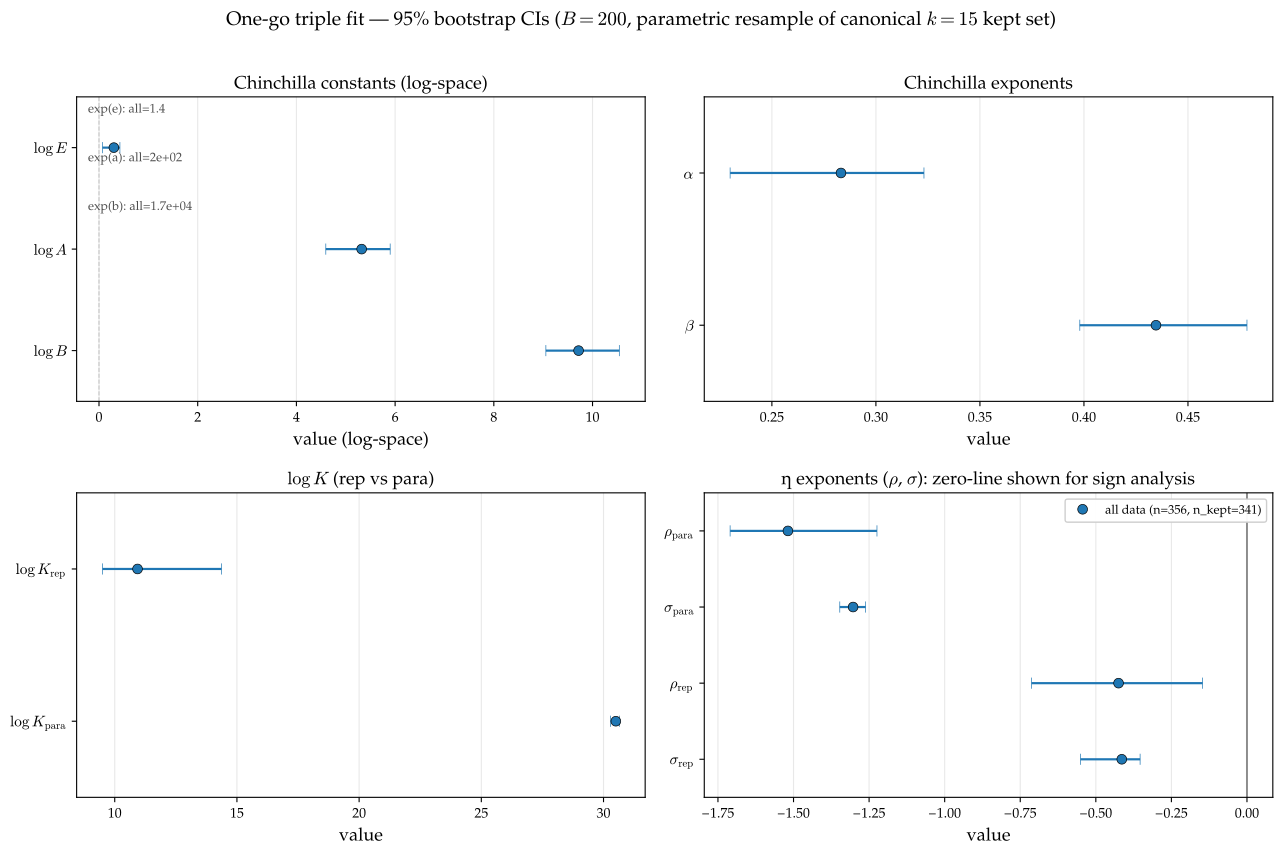

Reproduce this figure in Python.
"""
Forest plot of the bootstrap 95% CIs for the one-go triple-fit parameters.

Reads:
  _onego_json/bootstrap_{all,drop14m}_B200_seed42.json

Two output modes (controlled by --layout):
  4panel : grouped 4-panel figure comparing all-data vs drop14m
  rows   : single-column figure with 11 row-subplots for ONE variant

Examples:
  python bootstrap_forest.py --layout 4panel --out bootstrap_forest.pdf
  python bootstrap_forest.py --layout rows --variant drop14m \\
      --out bootstrap_forest_drop14m.pdf
"""

import argparse
import glob
import json
import os

import matplotlib.pyplot as plt
import numpy as np
from matplotlib import font_manager
from matplotlib.gridspec import GridSpec
from matplotlib.lines import Line2D

SCRIPT_DIR = os.path.dirname(os.path.abspath(__file__))

# Palatino styling
for _f in glob.glob("/usr/share/fonts/urw-base35/P052-*.otf"):
    font_manager.fontManager.addfont(_f)
plt.rcParams.update({
    "font.family":      "serif",
    "font.serif":       ["P052", "Palatino", "TeX Gyre Pagella", "serif"],
    "mathtext.fontset": "cm",
    "font.size":        12,
    "axes.titlesize":   13,
    "axes.labelsize":   13,
    "xtick.labelsize":  10,
    "ytick.labelsize":  11,
    "legend.fontsize":  10,
    "figure.titlesize": 14,
})

VARIANTS = ["all", "drop14m"]
COLOR = {"all": "#1f77b4", "drop14m": "#d62728"}
LABEL = {"all": "all data (n=356, n_kept=341)",
         "drop14m": "drop 14M non-para"}

PARAMS_ROWS = [
    # (json_key, latex_label, exp_format)
    ("e",           r"$\log E$",                "exp"),
    ("a",           r"$\log A$",                "exp"),
    ("b",           r"$\log B$",                "exp"),
    ("alpha",       r"$\alpha$",                None),
    ("beta",        r"$\beta$",                 None),
    ("log_K_rep",   r"$\log K_{\mathrm{rep}}$", None),
    ("rho_rep",     r"$\rho_{\mathrm{rep}}$",   None),
    ("sigma_rep",   r"$\sigma_{\mathrm{rep}}$", None),
    ("log_K_para",  r"$\log K_{\mathrm{para}}$",None),
    ("rho_para",    r"$\rho_{\mathrm{para}}$",  None),
    ("sigma_para",  r"$\sigma_{\mathrm{para}}$",None),
]
GROUP_OF = {
    "e": "Chinchilla", "a": "Chinchilla", "b": "Chinchilla",
    "alpha": "Chinchilla", "beta": "Chinchilla",
    "log_K_rep": "eta_rep", "rho_rep": "eta_rep", "sigma_rep": "eta_rep",
    "log_K_para": "eta_para", "rho_para": "eta_para",
    "sigma_para": "eta_para",
}
GROUP_COLORS = {
    "Chinchilla":  "#1f77b4",
    "eta_rep":     "#2ca02c",
    "eta_para":    "#d62728",
}


def load(variant):
    p = os.path.join(SCRIPT_DIR, "_onego_json",
                      f"bootstrap_{variant}_B200_seed42.json")
    with open(p) as f:
        return json.load(f)


def forest_row(ax, y, summary, color, param, offset=0.0):
    s = summary[param]
    med, lo, hi = s["median"], s["ci_2_5"], s["ci_97_5"]
    ax.errorbar([med], [y + offset],
                xerr=[[med - lo], [hi - med]],
                fmt="o", color=color, ecolor=color, capsize=4, lw=1.6,
                markersize=7, markeredgecolor="k", markeredgewidth=0.5)


def plot_4panel(out):
    # Only the "all" variant exists at n=356 right now (drop14m wasn't redone
    # with updated data); render just that one in the 4-panel layout.
    runs = {}
    for v in VARIANTS:
        try:
            runs[v] = load(v)
        except FileNotFoundError:
            continue
    fig, axes = plt.subplots(2, 2, figsize=(13, 8.5))
    (ax_chi_const, ax_chi_exp), (ax_logK, ax_eta) = axes
    delta = 0.18

    panels = [
        (ax_chi_const, [("e", r"$\log E$"), ("a", r"$\log A$"),
                         ("b", r"$\log B$")],
          "Chinchilla constants (log-space)", True),
        (ax_chi_exp, [("alpha", r"$\alpha$"), ("beta", r"$\beta$")],
          r"Chinchilla exponents", False),
        (ax_logK, [("log_K_rep", r"$\log K_{\mathrm{rep}}$"),
                     ("log_K_para", r"$\log K_{\mathrm{para}}$")],
          r"$\log K$ (rep vs para)", False),
        (ax_eta, [("rho_para", r"$\rho_{\mathrm{para}}$"),
                    ("sigma_para", r"$\sigma_{\mathrm{para}}$"),
                    ("rho_rep", r"$\rho_{\mathrm{rep}}$"),
                    ("sigma_rep", r"$\sigma_{\mathrm{rep}}$")],
          r"η exponents ($\rho$, $\sigma$): zero-line shown for sign analysis",
          False),
    ]
    available = list(runs.keys())
    for ax, params, title, has_e_anno in panels:
        for i, (p, _) in enumerate(params):
            for j, v in enumerate(available):
                # Center the offsets when only one variant is present
                if len(available) == 1:
                    off = 0.0
                else:
                    off = delta * (j - 0.5) * 2
                forest_row(ax, len(params) - i - 1, runs[v]["summary"],
                            COLOR[v], p, offset=off)
        ax.set_yticks(range(len(params)))
        ax.set_yticklabels([lbl for _, lbl in params[::-1]])
        ax.set_xlabel("value" if not has_e_anno else "value (log-space)")
        ax.set_title(title)
        ax.grid(axis="x", alpha=0.3)
        ax.set_ylim(-0.5, len(params) - 0.5)

    ax_chi_const.axvline(0, color="0.6", linestyle="--", linewidth=0.8,
                          alpha=0.5)
    ax_eta.axvline(0, color="0.4", linestyle="-", linewidth=1.4, alpha=0.8,
                    zorder=0)

    # Exp annotations on Chinchilla constants panel
    for i, p in enumerate(["e", "a", "b"]):
        annotations = []
        for v in available:
            med = runs[v]["summary"][p]["median"]
            annotations.append(f"{v}={np.exp(med):.2g}")
        ax_chi_const.text(
            0.02, 0.98 - i * 0.16,
            f"exp({p}): " + ", ".join(annotations),
            transform=ax_chi_const.transAxes, fontsize=9,
            verticalalignment="top", color="0.3", fontfamily="serif")

    handles = [Line2D([0], [0], marker="o", linestyle="", color=COLOR[v],
                       markersize=7, markeredgecolor="k",
                       markeredgewidth=0.5, label=LABEL[v]) for v in available]
    ax_eta.legend(handles=handles, loc="upper right", fontsize=9,
                   framealpha=0.95)
    fig.suptitle(
        r"One-go triple fit — 95% bootstrap CIs ($B=200$, parametric "
        r"resample of canonical $k=15$ kept set)",
        fontsize=14, y=1.005)
    fig.tight_layout()
    fig.savefig(out, bbox_inches="tight")
    plt.close(fig)
    print(f"Saved {out}")


def plot_rows(variant, out):
    d = load(variant)
    summary = d["summary"]
    n_kept = d["n_kept"]; n_full = d["n_full"]; B = d["B_succeeded"]

    n = len(PARAMS_ROWS)
    fig = plt.figure(figsize=(9.5, 0.9 * n + 1.2))
    gs = GridSpec(n, 1, figure=fig,
                   left=0.18, right=0.78, top=0.93, bottom=0.07,
                   hspace=0.45)
    for i, (key, label, fmt) in enumerate(PARAMS_ROWS):
        s = summary[key]
        med, lo, hi = s["median"], s["ci_2_5"], s["ci_97_5"]
        c = GROUP_COLORS[GROUP_OF[key]]
        ax = fig.add_subplot(gs[i, 0])
        ci_w = max(hi - lo, 1e-3)
        x_pad = 0.30 * ci_w
        x_lo = lo - x_pad
        x_hi = hi + x_pad
        ax.errorbar([med], [0], xerr=[[med - lo], [hi - med]],
                    fmt="o", color=c, ecolor=c, capsize=5, lw=2.2,
                    markersize=9, markeredgecolor="k",
                    markeredgewidth=0.6, zorder=5)
        if key in ("rho_rep", "sigma_rep", "rho_para", "sigma_para"):
            if x_lo <= 0 <= x_hi or abs(x_lo) < 2 * ci_w:
                x_lo = min(x_lo, -0.05 * (abs(x_hi) + 0.1))
                x_hi = max(x_hi, 0.05)
            ax.axvline(0, color="0.4", linestyle="-", linewidth=1.3,
                        alpha=0.8, zorder=1)
        ax.set_xlim(x_lo, x_hi)
        ax.set_yticks([0])
        ax.set_yticklabels([label], fontsize=13)
        ax.set_ylim(-0.6, 0.6)
        ax.grid(axis="x", alpha=0.3, zorder=0)
        for sp in ("top", "right", "left"):
            ax.spines[sp].set_visible(False)
        ax.tick_params(axis="y", which="both", length=0)
        extra = ""
        if fmt == "exp":
            extra = f"  (exp = {np.exp(med):.3g})"
        ax.text(1.02, 0.5, f"{med:+.3f}  [{lo:+.3f}, {hi:+.3f}]{extra}",
                transform=ax.transAxes, fontsize=10.5,
                verticalalignment="center", horizontalalignment="left",
                color="0.2", fontfamily="monospace")

    fig.suptitle(
        r"One-go triple fit — 95% bootstrap CIs "
        rf"({variant}, $B={B}$, $n_{{\mathrm{{kept}}}}={n_kept}$ / {n_full})",
        fontsize=13.5, y=0.985)
    fig.savefig(out, bbox_inches="tight")
    plt.close(fig)
    print(f"Saved {out}")


def plot_xval_cuts(out):
    """Forest plot showing σ_para and ρ_para across all xval cutoffs +
    the full-data anchor.  One panel each, two rows (σ_para, ρ_para).
    """
    cuts = [
        ("full (n=356)",   "_onego_json/bootstrap_all_B200_seed42.json"),
        ("xval cut30 anc", "_xval_json/bootstrap_xval_cut30_anchored_B200_seed42.json"),
        ("xval cut30",     "_xval_json/bootstrap_xval_cut30_B200_seed42.json"),
        ("xval cut60",     "_xval_json/bootstrap_xval_cut60_B200_seed42.json"),
        ("xval cut100",    "_xval_json/bootstrap_xval_cut100_B200_seed42.json"),
        ("xval cut190",    "_xval_json/bootstrap_xval_cut190_B200_seed42.json"),
    ]
    rows = []
    for lab, p in cuts:
        path = os.path.join(SCRIPT_DIR, p)
        if not os.path.exists(path):
            continue
        with open(path) as f:
            rows.append((lab, json.load(f)))

    fig, axes = plt.subplots(2, 1, figsize=(9.5, 6.5), sharey=True)
    PARAMS = [("sigma_para", r"$\sigma_{\mathrm{para}}$"),
                ("rho_para",  r"$\rho_{\mathrm{para}}$")]
    y_labels = [r[0] for r in rows][::-1]
    for ax, (key, label) in zip(axes, PARAMS):
        for i, (lab, d) in enumerate(rows):
            y = len(rows) - 1 - i
            s = d["summary"][key]
            ax.errorbar([s["median"]], [y],
                        xerr=[[s["median"] - s["ci_2_5"]],
                              [s["ci_97_5"] - s["median"]]],
                        fmt="o", color="#1f77b4", ecolor="#1f77b4",
                        capsize=5, lw=2, markersize=8,
                        markeredgecolor="k", markeredgewidth=0.5)
        ax.axvline(0, color="0.4", linestyle="-", linewidth=1.3,
                    alpha=0.8, zorder=0)
        ax.set_yticks(range(len(rows)))
        ax.set_yticklabels(y_labels)
        ax.set_xlabel("value")
        ax.set_title(f"{label} — median + 95% CI across xval cutoffs")
        ax.grid(axis="x", alpha=0.3)
        ax.set_ylim(-0.5, len(rows) - 0.5)
        # Annotate
        for i, (lab, d) in enumerate(rows):
            y = len(rows) - 1 - i
            s = d["summary"][key]
            ax.text(1.02, y, f"{s['median']:+.3f}  [{s['ci_2_5']:+.3f}, {s['ci_97_5']:+.3f}]",
                    transform=ax.get_yaxis_transform(),
                    fontsize=9.5, va="center", ha="left",
                    color="0.2", fontfamily="monospace")

    fig.suptitle(
        r"Cross-validation bootstrap CIs on $\sigma_{\mathrm{para}}$ and $\rho_{\mathrm{para}}$ "
        r"($B=200$ per row)",
        fontsize=13.5, y=0.99)
    fig.tight_layout()
    fig.savefig(out, bbox_inches="tight")
    plt.close(fig)
    print(f"Saved {out}")


def main():
    ap = argparse.ArgumentParser()
    ap.add_argument("--layout",
                     choices=["4panel", "rows", "xval"], default="4panel")
    ap.add_argument("--variant", choices=VARIANTS, default="all",
                     help="Used only when --layout rows")
    ap.add_argument("--out", default=None,
                     help="Output PDF path (default: auto-named)")
    args = ap.parse_args()

    if args.layout == "4panel":
        out = args.out or os.path.join(SCRIPT_DIR, "bootstrap_forest.pdf")
        plot_4panel(out)
    elif args.layout == "rows":
        out = (args.out or
               os.path.join(SCRIPT_DIR,
                             f"bootstrap_forest_{args.variant}.pdf"))
        plot_rows(args.variant, out)
    else:  # xval
        out = (args.out or
               os.path.join(SCRIPT_DIR, "bootstrap_forest_xval.pdf"))
        plot_xval_cuts(out)


if __name__ == "__main__":
    main()
